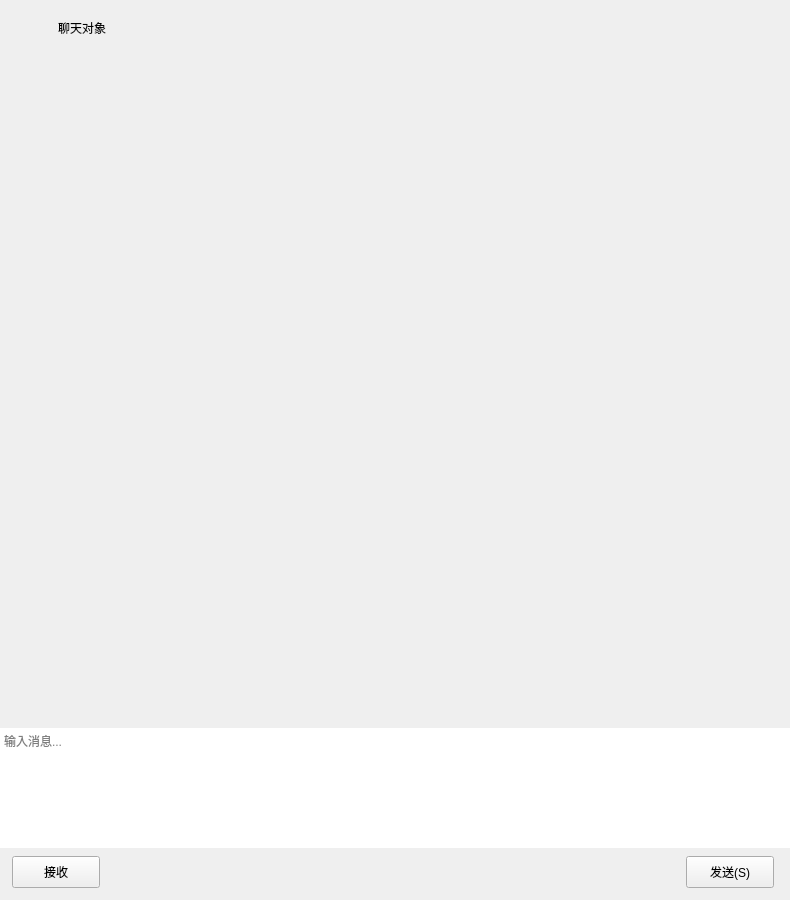
<?xml version="1.0" encoding="UTF-8"?>
<ui version="4.0">
 <class>ChatPage</class>
 <widget class="QWidget" name="ChatPage">
  <property name="geometry">
   <rect>
    <x>0</x>
    <y>0</y>
    <width>790</width>
    <height>900</height>
   </rect>
  </property>
  <layout class="QVBoxLayout" name="verticalLayout">
   <property name="spacing">
    <number>0</number>
   </property>
   <property name="leftMargin">
    <number>0</number>
   </property>
   <property name="topMargin">
    <number>0</number>
   </property>
   <property name="rightMargin">
    <number>0</number>
   </property>
   <property name="bottomMargin">
    <number>0</number>
   </property>
   <item>
    <widget class="QWidget" name="chat_title">
     <property name="minimumSize">
      <size>
       <width>0</width>
       <height>56</height>
      </size>
     </property>
     <property name="maximumSize">
      <size>
       <width>16777215</width>
       <height>56</height>
      </size>
     </property>
     <layout class="QHBoxLayout" name="titleLayout">
      <property name="leftMargin">
       <number>16</number>
      </property>
      <property name="topMargin">
       <number>8</number>
      </property>
      <property name="rightMargin">
       <number>16</number>
      </property>
      <property name="bottomMargin">
       <number>8</number>
      </property>
      <item>
       <widget class="QLabel" name="head_lb">
        <property name="minimumSize">
         <size>
          <width>36</width>
          <height>36</height>
         </size>
        </property>
        <property name="maximumSize">
         <size>
          <width>36</width>
          <height>36</height>
         </size>
        </property>
        <property name="pixmap">
         <pixmap resource="rc.qrc">:/res/wechat.png</pixmap>
        </property>
        <property name="scaledContents">
         <bool>true</bool>
        </property>
       </widget>
      </item>
      <item>
       <widget class="QLabel" name="title_lb">
        <property name="text">
         <string>聊天对象</string>
        </property>
       </widget>
      </item>
      <item>
       <spacer name="titleSpacer">
        <property name="orientation">
         <enum>Qt::Horizontal</enum>
        </property>
        <property name="sizeHint" stdset="0">
         <size>
          <width>40</width>
          <height>20</height>
         </size>
        </property>
       </spacer>
      </item>
     </layout>
    </widget>
   </item>
   <item>
    <widget class="QWidget" name="chat_data_wid">
     <layout class="QVBoxLayout" name="chatDataLayout">
      <property name="spacing">
       <number>0</number>
      </property>
      <property name="leftMargin">
       <number>0</number>
      </property>
      <property name="topMargin">
       <number>0</number>
      </property>
      <property name="rightMargin">
       <number>0</number>
      </property>
      <property name="bottomMargin">
       <number>0</number>
      </property>
      <item>
       <widget class="ChatView" name="chat_data_list" native="true">
        <property name="sizePolicy">
         <sizepolicy hsizetype="Expanding" vsizetype="Expanding">
          <horstretch>1</horstretch>
          <verstretch>1</verstretch>
         </sizepolicy>
        </property>
       </widget>
      </item>
      <item>
       <widget class="QWidget" name="tool_wid">
        <property name="minimumSize">
         <size>
          <width>0</width>
          <height>36</height>
         </size>
        </property>
        <property name="maximumSize">
         <size>
          <width>16777215</width>
          <height>36</height>
         </size>
        </property>
        <layout class="QHBoxLayout" name="toolLayout">
         <property name="leftMargin">
          <number>12</number>
         </property>
         <property name="topMargin">
          <number>4</number>
         </property>
         <property name="rightMargin">
          <number>12</number>
         </property>
         <property name="bottomMargin">
          <number>4</number>
         </property>
         <item>
          <widget class="ClickedLabel" name="emo_lb">
           <property name="minimumSize">
            <size>
             <width>24</width>
             <height>24</height>
            </size>
           </property>
           <property name="maximumSize">
            <size>
             <width>24</width>
             <height>24</height>
            </size>
           </property>
           <property name="text">
            <string/>
           </property>
          </widget>
         </item>
         <item>
          <widget class="ClickedLabel" name="file_lb">
           <property name="minimumSize">
            <size>
             <width>24</width>
             <height>24</height>
            </size>
           </property>
           <property name="maximumSize">
            <size>
             <width>24</width>
             <height>24</height>
            </size>
           </property>
           <property name="text">
            <string/>
           </property>
          </widget>
         </item>
         <item>
          <spacer name="toolSpacer">
           <property name="orientation">
            <enum>Qt::Horizontal</enum>
           </property>
           <property name="sizeHint" stdset="0">
            <size>
             <width>40</width>
             <height>20</height>
            </size>
           </property>
          </spacer>
         </item>
        </layout>
       </widget>
      </item>
      <item>
       <widget class="MessageTextEdit" name="chatEdit">
        <property name="minimumSize">
         <size>
          <width>0</width>
          <height>120</height>
         </size>
        </property>
        <property name="maximumSize">
         <size>
          <width>16777215</width>
          <height>120</height>
         </size>
        </property>
        <property name="frameShape">
         <enum>QFrame::NoFrame</enum>
        </property>
        <property name="placeholderText">
         <string>输入消息...</string>
        </property>
       </widget>
      </item>
      <item>
       <widget class="QWidget" name="send_wid">
        <property name="minimumSize">
         <size>
          <width>0</width>
          <height>52</height>
         </size>
        </property>
        <property name="maximumSize">
         <size>
          <width>16777215</width>
          <height>52</height>
         </size>
        </property>
        <layout class="QHBoxLayout" name="sendLayout">
         <property name="leftMargin">
          <number>12</number>
         </property>
         <property name="topMargin">
          <number>8</number>
         </property>
         <property name="rightMargin">
          <number>16</number>
         </property>
         <property name="bottomMargin">
          <number>12</number>
         </property>
         <item>
          <widget class="ClickedBtn" name="receive_btn">
           <property name="minimumSize">
            <size>
             <width>88</width>
             <height>32</height>
            </size>
           </property>
           <property name="text">
            <string>接收</string>
           </property>
          </widget>
         </item>
         <item>
          <spacer name="sendSpacer">
           <property name="orientation">
            <enum>Qt::Horizontal</enum>
           </property>
           <property name="sizeHint" stdset="0">
            <size>
             <width>40</width>
             <height>20</height>
            </size>
           </property>
          </spacer>
         </item>
         <item>
          <widget class="ClickedBtn" name="send_btn">
           <property name="minimumSize">
            <size>
             <width>88</width>
             <height>32</height>
            </size>
           </property>
           <property name="text">
            <string>发送(S)</string>
           </property>
          </widget>
         </item>
        </layout>
       </widget>
      </item>
     </layout>
    </widget>
   </item>
  </layout>
 </widget>
 <customwidgets>
  <customwidget>
   <class>ClickedBtn</class>
   <extends>QPushButton</extends>
   <header location="global">clickedbtn.h</header>
  </customwidget>
  <customwidget>
   <class>ClickedLabel</class>
   <extends>QLabel</extends>
   <header location="global">clickedlabel.h</header>
  </customwidget>
  <customwidget>
   <class>ChatView</class>
   <extends>QWidget</extends>
   <header location="global">chatview.h</header>
   <container>1</container>
  </customwidget>
  <customwidget>
   <class>MessageTextEdit</class>
   <extends>QTextEdit</extends>
   <header location="global">messagetextedit.h</header>
  </customwidget>
 </customwidgets>
 <resources>
  <include location="rc.qrc"/>
 </resources>
 <connections/>
</ui>
